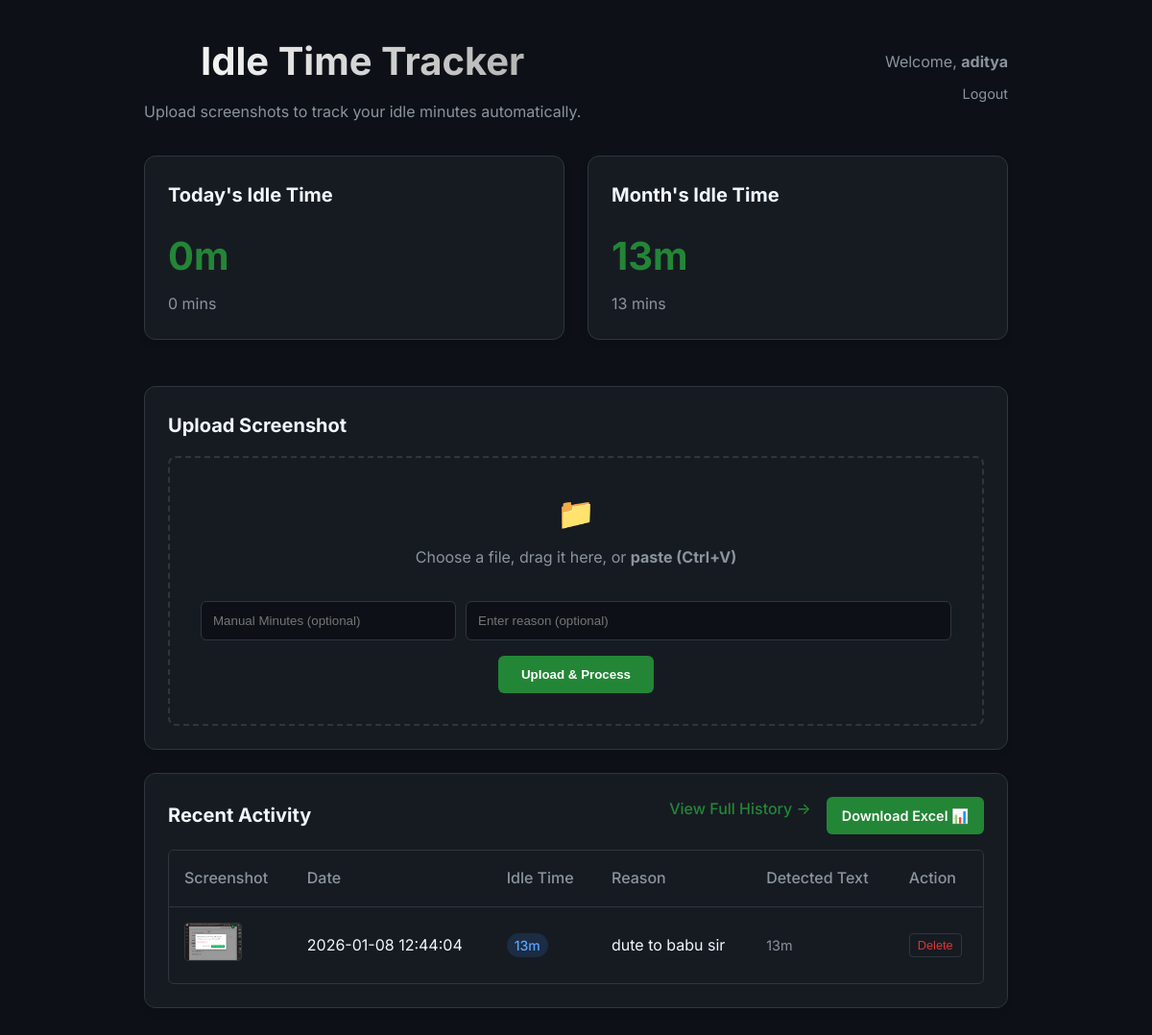
/ (signed in), run on the app's committed database.
### tables this page shows
CREATE TABLE users (
            id INTEGER PRIMARY KEY AUTOINCREMENT,
            username TEXT UNIQUE NOT NULL,
            password_hash TEXT NOT NULL,
            is_admin BOOLEAN DEFAULT 0
        );

CREATE TABLE records (
            id INTEGER PRIMARY KEY AUTOINCREMENT,
            timestamp DATETIME DEFAULT CURRENT_TIMESTAMP,
            filename TEXT,
            idle_minutes INTEGER,
            original_text TEXT
        , reason TEXT, user_id INTEGER REFERENCES users(id));

### app.py (the view)
@app.route('/')
@login_required
def index():
    stats = get_stats(page=1, per_page=5, user_id=current_user.id)
    return render_template('index.html', stats=stats)

### app.py (called while the page is built)
@login_manager.user_loader
def load_user(user_id):
    return User.get(user_id)

def format_minutes(total_minutes):
    if total_minutes is None:
        return "0m"
    h = total_minutes // 60
    m = total_minutes % 60
    if h > 0:
        return f"{h}h {m}m"
    return f"{m}m"

    @staticmethod
    def get(user_id):
        conn = sqlite3.connect(app.config['Db_PATH'])
        c = conn.cursor()
        c.execute("SELECT * FROM users WHERE id = ?", (user_id,))
        user_data = c.fetchone()
        conn.close()
        if user_data:
            return User(id=user_data[0], username=user_data[1], password_hash=user_data[2], is_admin=user_data[3])
        return None

### templates/index.html (shortened to what this page needs)
<!DOCTYPE html>
<html lang="en">
<head>
    <link rel="stylesheet" href="{{ url_for('static', filename='style.css') }}">
</head>
<body>
    <div class="container">
        <header style="display: flex; justify-content: space-between; align-items: center; margin-bottom: 2rem;">
            <div>
                <h1>Idle Time Tracker</h1>
                <p class="subtitle">Upload screenshots to track your idle minutes automatically.</p>
            </div>
            <div style="text-align: right;">
                <span style="display: block; color: var(--text-secondary); margin-bottom: 0.5rem;">Welcome, <strong>{{
                        current_user.username }}</strong></span>
                <div style="display: flex; gap: 1rem; justify-content: flex-end;">
                    <a href="{{ url_for('logout') }}"
                        style="color: var(--text-secondary); text-decoration: none; font-size: 0.9rem;">Logout</a>
                </div>
            </div>
        </header>
        <div class="stats-grid">
            <div class="card stat-card">
                <h2>Today's Idle Time</h2>
                <div class="value">{{ stats.today | format_minutes }}</div>
                <div class="sub-value" style="font-size: 1rem; color: var(--text-secondary); margin-top: 5px;">{{
                    stats.today }} mins</div>
            </div>
            <div class="card stat-card">
                <h2>Month's Idle Time</h2>
                <div class="value">{{ stats.month | format_minutes }}</div>
                <div class="sub-value" style="font-size: 1rem; color: var(--text-secondary); margin-top: 5px;">{{
                    stats.month }} mins</div>
            </div>
        </div>
        <div class="card upload-card" id="drop-zone">
            <h2>Upload Screenshot</h2>
            <form action="{{ url_for('upload_file') }}" method="post" enctype="multipart/form-data" class="upload-form"
                id="uploadForm">
                <label for="file" class="file-label" id="fileLabel">
                    <span class="icon">📁</span>
                    <span>Choose a file, drag it here, or <strong>paste (Ctrl+V)</strong></span>
                </label>
                <div class="form-group" style="width: 100%; margin-top: 1rem; display: flex; gap: 10px;">
                    <input type="number" name="manual_minutes" id="manual_minutes"
                        placeholder="Manual Minutes (optional)" class="input-reason" min="1"
                        style="flex: 1; padding: 0.75rem; border: 1px solid var(--border-color); border-radius: 6px; background: var(--bg-color); color: var(--text-primary);">
                    <input type="text" name="reason" placeholder="Enter reason (optional)" class="input-reason"
                        style="flex: 2; padding: 0.75rem; border: 1px solid var(--border-color); border-radius: 6px; background: var(--bg-color); color: var(--text-primary);">
                </div>
                <button type="submit" class="btn-primary" id="submitBtn">Upload & Process</button>
            </form>
        </div>
        <div class="card">
            <div class="card-header"
                style="display: flex; justify-content: space-between; align-items: center; margin-bottom: 1rem;">
                <div style="display: flex; align-items: center; gap: 1rem;">
                    <h2 style="margin: 0;">Recent Activity</h2>
                </div>
                <div style="display: flex; gap: 1rem;">
                    <a href="{{ url_for('history') }}"
                        style="text-decoration: none; color: var(--accent-color); font-weight: 500;">View Full History
                        →</a>
                    <a href="{{ url_for('export_excel') }}" class="btn-primary"
                        style="text-decoration: none; font-size: 0.9rem; padding: 0.5rem 1rem;">Download Excel 📊</a>
                </div>
            </div>
            <div id="data-container">
                {% with records=stats.recent.records,
                page=1,
                per_page=5,
                total_pages=0,
                endpoint='index',
                current_month=None %}
                {% include 'partials/table_content.html' %}
                {% endwith %}
            </div>
        </div>
    </div>
</body>
</html>

### templates/partials/table_content.html (shortened to what this page needs)
{% if records %}
<div class="table-wrapper">
    <table class="history-table">
        <thead>
            <tr>
                <th>Screenshot</th>
                <th>Date</th>
                <th>Idle Time</th>
                <th>Reason</th>
                <th>Detected Text</th>
                <th>Action</th>
            </tr>
        </thead>
        <tbody>
            {% for row in records %}
            <tr>
                <td>
                    {% if row[2] == 'manual_entry' %}
                    <span class="badge" style="background: #e9ecef; color: #495057;">📝 Manual</span>
                    {% else %}
                    <a href="{{ url_for('static', filename='uploads/' + row[2]) }}" target="_blank">
                        <img src="{{ url_for('static', filename='uploads/' + row[2]) }}" alt="Screenshot"
                            class="thumbnail">
                    </a>
                    {% endif %}
                </td>
                <td>{{ row[1] }}</td>
                <td><span class="badge">{{ row[3] | format_minutes }}</span></td>
                <td>{{ row[5] if row[5] else '-' }}</td>
                <td class="text-muted">{{ row[4] }}</td>
                <td>
                    <form action="{{ url_for('delete_record', record_id=row[0]) }}" method="post"
                        style="display:inline;">
                        <button type="submit" class="btn-delete"
                            onclick="return confirm('Are you sure?')">Delete</button>
                    </form>
                </td>
            </tr>
            {% endfor %}
        </tbody>
    </table>
</div>
{% else %}
<p class="empty-state">No records found.</p>
{% endif %}

### static/style.css (style rules this page uses)
:root { --bg-color: #0d1117; --card-bg: #161b22; --text-primary: #f0f6fc; --text-secondary: #8b949e; --accent-color: #238636; --accent-hover: #2ea043; --border-color: #30363d; --danger-color: #da3633; --bg-gradient: linear-gradient(135deg, #0d1117 0%, #161b22 100%); }
* { box-sizing: border-box; margin: 0; padding: 0; }
body { font-family: 'Inter', -apple-system, BlinkMacSystemFont, sans-serif; background: var(--bg-color); color: var(--text-primary); line-height: 1.6; min-height: 100vh; display: flex; justify-content: center; padding: 2rem; }
.container { width: 100%; max-width: 900px; }
header { margin-bottom: 2rem; text-align: center; }
h1 { font-size: 2.5rem; font-weight: 700; margin-bottom: 0.5rem; background: linear-gradient(90deg, #fff, #aaa); background-clip: text; -webkit-background-clip: text; -webkit-text-fill-color: transparent; }
.subtitle { color: var(--text-secondary); }
.card { background: var(--card-bg); border: 1px solid var(--border-color); border-radius: 12px; padding: 1.5rem; margin-bottom: 1.5rem; box-shadow: 0 4px 6px rgba(0, 0, 0, 0.1); }
h2 { font-size: 1.25rem; margin-bottom: 1rem; color: var(--text-primary); }
.stats-grid { display: grid; grid-template-columns: 1fr 1fr; gap: 1.5rem; margin-bottom: 1.5rem; }
.stat-card .value { font-size: 2.5rem; font-weight: 700; color: var(--accent-color); }
.upload-form { display: flex; flex-direction: column; gap: 1rem; align-items: center; border: 2px dashed var(--border-color); padding: 2rem; border-radius: 8px; transition: border-color 0.2s; }
.file-label { cursor: pointer; display: flex; flex-direction: column; align-items: center; color: var(--text-secondary); font-size: 1rem; }
.file-label .icon { font-size: 2rem; margin-bottom: 0.5rem; }
.btn-primary { background-color: var(--accent-color); color: white; border: none; padding: 0.75rem 1.5rem; border-radius: 6px; font-weight: 600; cursor: pointer; transition: background-color 0.2s; }
.thumbnail { width: 60px; height: 40px; object-fit: cover; border-radius: 4px; border: 1px solid var(--border-color); transition: transform 0.2s; }
.history-table { width: 100%; border-collapse: collapse; }
.history-table th, .history-table td { text-align: left; padding: 1rem; border-bottom: 1px solid var(--border-color); }
.history-table th { color: var(--text-secondary); font-weight: 500; }
.history-table tr:last-child td { border-bottom: none; }
.badge { background: rgba(56, 139, 253, 0.15); color: #58a6ff; padding: 4px 8px; border-radius: 20px; font-size: 0.875rem; font-weight: 500; }
.text-muted { color: var(--text-secondary); font-size: 0.9rem; }
.btn-delete { background: transparent; border: 1px solid var(--border-color); color: var(--danger-color); padding: 0.25rem 0.5rem; border-radius: 4px; cursor: pointer; font-size: 0.8rem; }
.table-wrapper { max-height: 400px; overflow-y: auto; border: 1px solid var(--border-color); border-radius: 6px; }
.table-wrapper th { position: sticky; top: 0; background: var(--card-bg); z-index: 1; box-shadow: 0 2px 0 var(--border-color); }

### data on the page
users: username "aditya"
records: filename (picture), timestamp "2026-01-08 12:44:04", idle_minutes "13m", reason "dute to babu sir", original_text "13m"

### other printed values
{{ stats.today | format_minutes }} "0m"
{{ stats.today }} "0"
{{ stats.month | format_minutes }} "13m"
{{ stats.month }} "13"
